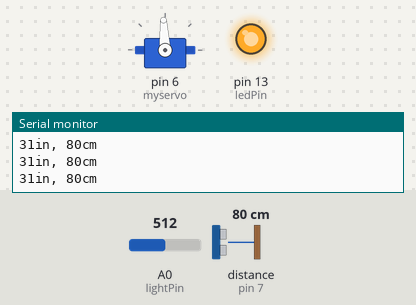
A sketch run on a simulated Arduino Uno, built with avr-gcc and run on an emulated ATmega328P. On the bench: servo, output pins drawn as LEDs (lit = HIGH), the last lines printed to the serial monitor. Wiring (inferred from the names in the program): ultrasonic range finder: trigger pin 7; echo pin 7. The test bench sets the inputs (shaded band); at power-on: distance to the obstacle (sensor on pin 7) 80 cm, A0 (lightPin) = 512. The echo pulse lasts 58.3 µs per cm.

Above: at 1.2 s.
1.3 s: distance to the obstacle (sensor on pin 7) set to 4 cm
4.3 s: distance to the obstacle (sensor on pin 7) set to 2 cm
At 5.1 s:
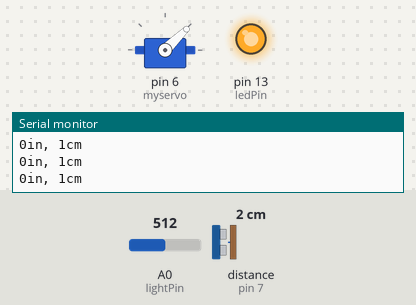
5.8 s: A0 (lightPin) set to 316
8.8 s: A0 (lightPin) set to 293
At 9.6 s:
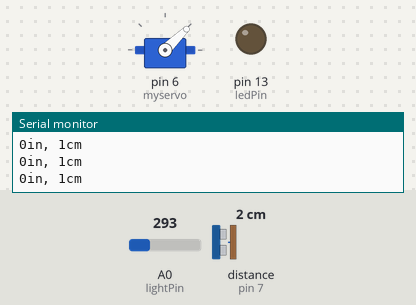
10.3 s: distance to the obstacle (sensor on pin 7) set to 9 cm
At 10.9 s:
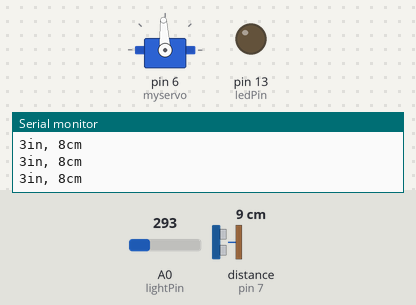
11.8 s: A0 (lightPin) set to 306
At 12.9 s:
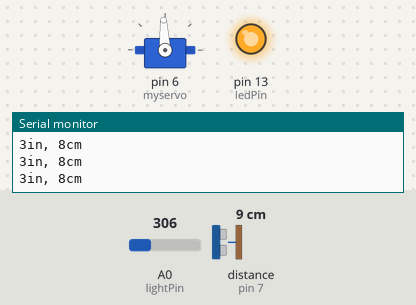
Timing chart, 0 to 14.3 s (numbered marks = the images above; inputs shaded):
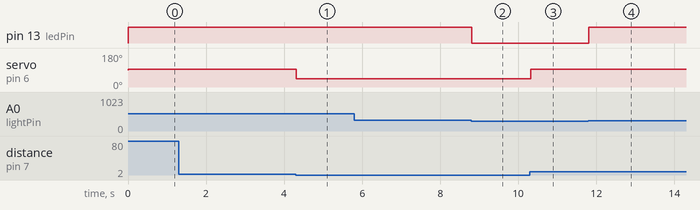

The sketch:

final1.pde
```cpp
#include <Servo.h>

Servo myservo;  // create servo object to control a servo
                // a maximum of eight servo objects can be created

int time = 0;    // variable to store the servo position

const int pingPin = 7;


//PhotoResistor Pin
int lightPin = 0; //the analog pin the photoresistor is
                  //connected to
                  //the photoresistor is not calibrated to any units so
                  //this is simply a raw sensor value (relative light)
//LED Pin
int ledPin = 13;   //the pin the LED is connected to
                  //we are controlling brightness so
                  //we use one of the PWM (pulse width
                  // modulation pins)

void setup() {
  // initialize serial communication:
  Serial.begin(9600);
  pinMode(ledPin, OUTPUT); //sets the led pin to output
  myservo.attach(6);  // attaches the servo on pin 9 to the servo object
}

void loop()
{
    // establish variables for duration of the ping,
  // and the distance result in inches and centimeters:
  long duration, inches, cm;

  // The PING))) is triggered by a HIGH pulse of 2 or more microseconds.
  // Give a short LOW pulse beforehand to ensure a clean HIGH pulse:
  pinMode(pingPin, OUTPUT);
  digitalWrite(pingPin, LOW);
  delayMicroseconds(2);
  digitalWrite(pingPin, HIGH);
  delayMicroseconds(5);
  digitalWrite(pingPin, LOW);

  // The same pin is used to read the signal from the PING))): a HIGH
  // pulse whose duration is the time (in microseconds) from the sending
  // of the ping to the reception of its echo off of an object.
  pinMode(pingPin, INPUT);
  duration = pulseIn(pingPin, HIGH);

  // convert the time into a distance
  inches = microsecondsToInches(duration);
  cm = microsecondsToCentimeters(duration);

  Serial.print(inches);
  Serial.print("in, ");
  Serial.print(cm);
  Serial.print("cm");
  Serial.println();

  int threshold = 300;
 // Serial.println(analogRead(lightPin));
  if(analogRead(lightPin) > threshold){
    digitalWrite(ledPin,HIGH);
  }else{
    digitalWrite(ledPin, LOW);
  }

  if (inches >= 1) {
     time = 1500;

  } else {

     time = 1000;
  }
 // for(pos = 0; pos < 180; pos += 1)  // goes from 0 degrees to 180 degrees
 //{                                  // in steps of 1 degree
   // myservo.write(pos);              // tell servo to go to position in variable 'pos'
   // delay(15);                       // waits 15ms for the servo to reach the position
  //}
  //for(pos = 180; pos>=1; pos-=1)     // goes from 180 degrees to 0 degrees
  //{

    myservo.writeMicroseconds (time);           // tell servo to go to position in variable 'pos'
    delay(15);                       // waits 15ms for the servo to reach the position
}

long microsecondsToInches(long microseconds)
{
  // According to Parallax's datasheet for the PING))), there are
  // 73.746 microseconds per inch (i.e. sound travels at 1130 feet per
  // second).  This gives the distance travelled by the ping, outbound
  // and return, so we divide by 2 to get the distance of the obstacle.
  // See: http://www.parallax.com/dl/docs/prod/acc/28015-PING-v1.3.pdf
  return microseconds / 74 / 2;
}

long microsecondsToCentimeters(long microseconds)
{
  // The speed of sound is 340 m/s or 29 microseconds per centimeter.
  // The ping travels out and back, so to find the distance of the
  // object we take half of the distance travelled.
  return microseconds / 29 / 2;
}
```

Measured:
- the behaviour switches between 3 and 2 cm on distance to the obstacle (sensor on pin 7) (found by bisection; images 0 and 1)
- the behaviour switches between 301 and 300 on A0 (lightPin) (found by bisection; images 1 and 2)
- after the input at 4.3 s, servo on pin 6 (myservo): 93° → 44° at once
- after the input at 8.8 s, pin 13 (ledPin): HIGH → LOW at once
- after the input at 10.3 s, servo on pin 6 (myservo): 44° → 93° at once
- after the input at 11.8 s, pin 13 (ledPin): LOW → HIGH at once
